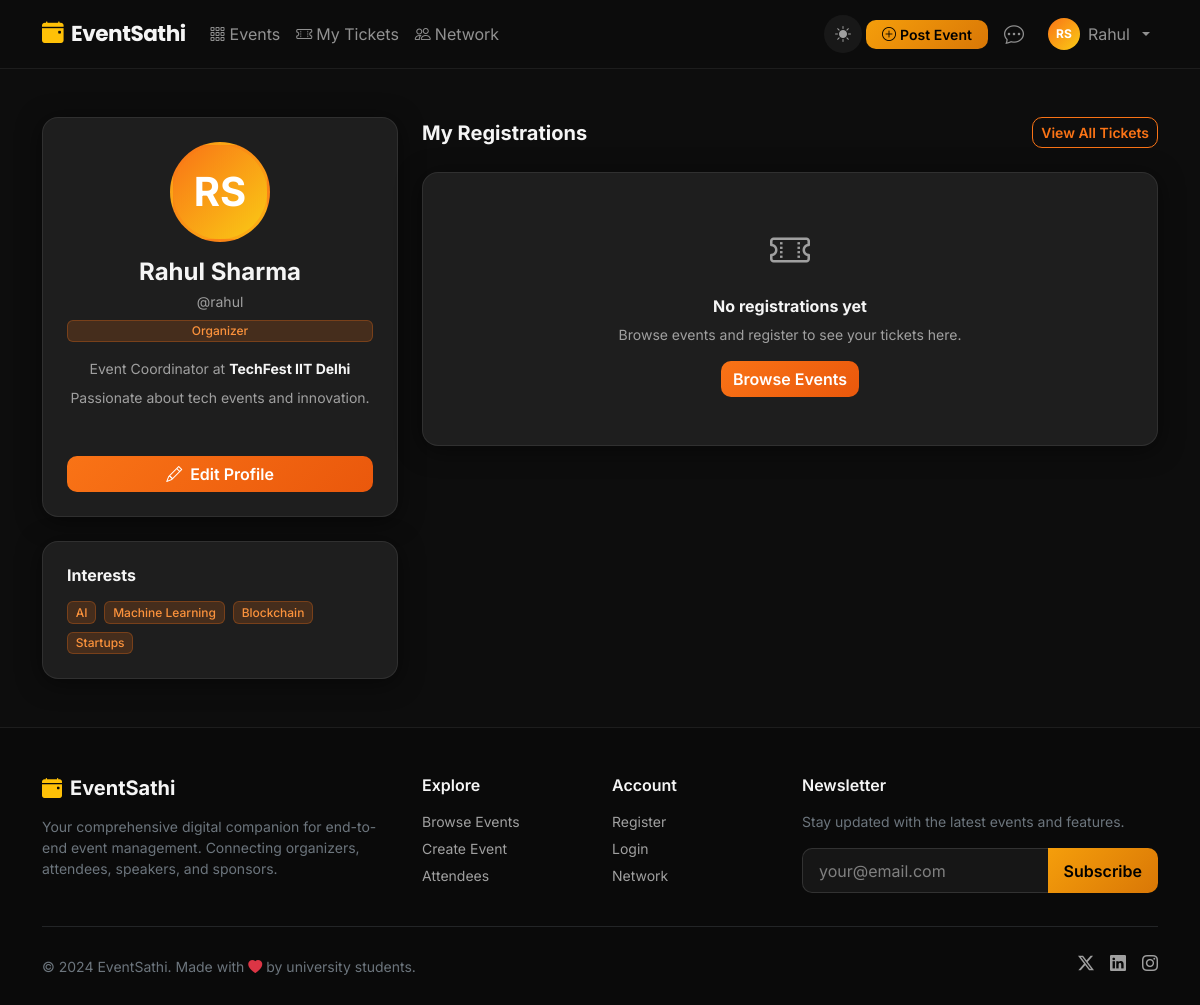
/accounts/profile/ (signed in), run on the app's committed database.
### accounts/models.py (models this page shows, shortened)
class UserProfile(models.Model):
    ROLE_CHOICES = [
        ('attendee', 'Attendee'),
        ('organizer', 'Organizer'),
        ('speaker', 'Speaker'),
    ]
    user = models.OneToOneField(User, on_delete=models.CASCADE, related_name='profile')
    role = models.CharField(max_length=20, choices=ROLE_CHOICES, default='attendee')
    bio = models.TextField(blank=True)
    phone = models.CharField(max_length=20, blank=True)
    organization = models.CharField(max_length=200, blank=True)
    designation = models.CharField(max_length=200, blank=True)
    photo = models.ImageField(upload_to='profile_photos/', blank=True, null=True)
    linkedin = models.URLField(blank=True)
    twitter = models.URLField(blank=True)
    website = models.URLField(blank=True)
    interests = models.TextField(blank=True, help_text='Comma-separated interests')
    created_at = models.DateTimeField(auto_now_add=True)
    def get_interests_list(self):
        if self.interests:
            return [i.strip() for i in self.interests.split(',') if i.strip()]
        return []

### accounts/views.py (the view)
# urls.py: path('profile/', views.profile_view, name='profile'),
@login_required
def profile_view(request):
    profile, created = UserProfile.objects.get_or_create(user=request.user)
    from events.models import Registration
    registrations = Registration.objects.filter(user=request.user).select_related('event', 'ticket_tier').order_by('-registered_at')
    return render(request, 'accounts/profile.html', {
        'profile': profile,
        'registrations': registrations,
    })

### templates/accounts/profile.html (shortened to what this page needs)
{% extends 'base.html' %}
{% block content %}
<div class="container py-5">
    <div class="row gy-4">
        <div class="col-lg-4">
            <div class="card p-4 text-center mb-4">
                <div class="speaker-avatar mx-auto mb-3" style="width:100px;height:100px;font-size:2.5rem;">
                    {% if profile.photo %}
                    <img src="{{ profile.photo.url }}" style="width:100px;height:100px;border-radius:50%;object-fit:cover;" alt="">
                    {% else %}
                    {{ user.first_name|first|upper }}{{ user.last_name|first|upper }}
                    {% endif %}
                </div>
                <h4 class="fw-bold mb-1">{{ user.get_full_name|default:user.username }}</h4>
                <p class="text-muted small mb-2">@{{ user.username }}</p>
                <span class="badge badge-category mb-3">{{ profile.get_role_display }}</span>
                {% if profile.designation or profile.organization %}
                <p class="text-muted small mb-2">
                    {% if profile.designation %}{{ profile.designation }}{% endif %}
                    {% if profile.organization %} at <strong class="text-white">{{ profile.organization }}</strong>{% endif %}
                </p>
                {% endif %}
                {% if profile.bio %}
                <p class="text-muted small">{{ profile.bio }}</p>
                {% endif %}
                <a href="{% url 'profile_edit' %}" class="btn btn-primary w-100 mt-3">
                    <i class="bi bi-pencil me-2"></i>Edit Profile
                </a>
            </div>
            {% if profile.get_interests_list %}
            <div class="card p-4">
                <h6 class="fw-bold mb-3">Interests</h6>
                <div class="d-flex flex-wrap gap-2">
                    {% for interest in profile.get_interests_list %}
                    <span class="badge badge-category">{{ interest }}</span>
                    {% endfor %}
                </div>
            </div>
            {% endif %}
        </div>
        <div class="col-lg-8">
            <div class="d-flex justify-content-between align-items-center mb-4">
                <h5 class="fw-bold mb-0">My Registrations</h5>
                <a href="{% url 'my_tickets' %}" class="btn btn-outline-primary btn-sm">View All Tickets</a>
            </div>
            {% if registrations %}
            {% for reg in registrations %}
            <div class="card mb-3 p-4">
                <div class="d-flex justify-content-between align-items-start flex-wrap gap-3">
                    <div>
                        <h6 class="fw-bold mb-1">{{ reg.event.title }}</h6>
                        <small class="text-muted"><i class="bi bi-calendar3 me-1"></i>{{ reg.event.start_date|date:"D, d M Y" }}</small>
                        <br>
                        <small class="text-muted"><i class="bi bi-ticket me-1"></i>{{ reg.ticket_tier.name }}</small>
                        <span class="ms-2 badge badge-status-{{ reg.status }}">{{ reg.get_status_display }}</span>
                    </div>
                    <div class="text-end">
                        <div class="fw-bold mb-2">{{ reg.ticket_id }}</div>
                        <a href="{% url 'view_ticket' reg.ticket_id %}" class="btn btn-sm btn-primary">
                            <i class="bi bi-qr-code me-1"></i>View Ticket
                        </a>
                    </div>
                </div>
            </div>
            {% endfor %}
            {% else %}
            <div class="card p-5 text-center">
                <i class="bi bi-ticket-perforated fs-1 text-muted mb-3"></i>
                <h6 class="fw-bold">No registrations yet</h6>
                <p class="text-muted small">Browse events and register to see your tickets here.</p>
                <a href="{% url 'event_list' %}" class="btn btn-primary mx-auto" style="width:fit-content;">Browse Events</a>
            </div>
            {% endif %}
        </div>
    </div>
</div>
{% endblock %}

### templates/base.html (shortened to what this page needs)
<!DOCTYPE html>
<html lang="en" data-theme="dark">
<head>
    <link href="https://cdn.jsdelivr.net/npm/bootstrap@5.3.2/dist/css/bootstrap.min.css" rel="stylesheet">
    <link href="https://cdn.jsdelivr.net/npm/bootstrap-icons@1.11.3/font/bootstrap-icons.css" rel="stylesheet">
    {% load static %}
    <link rel="stylesheet" href="{% static 'css/style.css' %}">
</head>
<body>
<nav class="navbar navbar-expand-lg navbar-dark sticky-top" id="mainNav">
    <div class="container">
        <a class="navbar-brand fw-bold" href="{% url 'home' %}">
            <i class="bi bi-calendar-event-fill me-2 text-warning"></i>EventSathi
        </a>
        <div class="collapse navbar-collapse" id="navbarNav">
            <ul class="navbar-nav me-auto">
                <li class="nav-item">
                    <a class="nav-link" href="{% url 'event_list' %}"><i class="bi bi-grid-3x3-gap me-1"></i>Events</a>
                </li>
                {% if user.is_authenticated %}
                <li class="nav-item">
                    <a class="nav-link" href="{% url 'my_tickets' %}"><i class="bi bi-ticket-perforated me-1"></i>My Tickets</a>
                </li>
                <li class="nav-item">
                    <a class="nav-link" href="{% url 'network_hub' %}"><i class="bi bi-people me-1"></i>Network</a>
                </li>
                {% endif %}
            </ul>
            <ul class="navbar-nav ms-auto align-items-center">
                <li class="nav-item me-1">
                    <button class="theme-toggle border-0" id="themeToggle" title="Toggle light/dark mode">
                        <i class="bi bi-moon-stars-fill" id="themeIcon"></i>
                    </button>
                </li>
                {% if user.is_authenticated %}
                {% with profile=user.profile %}
                {% if profile.role == 'organizer' or user.is_staff %}
                <li class="nav-item me-2">
                    <a class="btn btn-warning btn-sm px-3 fw-semibold" href="{% url 'event_create' %}">
                        <i class="bi bi-plus-circle me-1"></i>Post Event
                    </a>
                </li>
                {% endif %}
                {% endwith %}
                <li class="nav-item me-2">
                    <a class="nav-link position-relative" href="{% url 'messages_list' %}">
                        <i class="bi bi-chat-dots fs-5"></i>
                    </a>
                </li>
                <li class="nav-item dropdown">
                    <a class="nav-link dropdown-toggle d-flex align-items-center gap-2" href="#" data-bs-toggle="dropdown">
                        <div class="avatar-sm">{{ user.first_name|first|upper }}{{ user.last_name|first|upper }}</div>
                        <span>{{ user.first_name|default:user.username }}</span>
                    </a>
                </li>
                {% endif %}
            </ul>
        </div>
    </div>
</nav>
{% block content %}{% endblock %}
<footer class="footer mt-auto">
    <div class="container">
        <div class="row gy-4">
            <div class="col-lg-4">
                <h5 class="fw-bold text-white mb-3"><i class="bi bi-calendar-event-fill me-2 text-warning"></i>EventSathi</h5>
                <p class="text-secondary small">Your comprehensive digital companion for end-to-end event management. Connecting organizers, attendees, speakers, and sponsors.</p>
            </div>
            <div class="col-lg-2 col-6">
                <h6 class="text-white fw-semibold mb-3">Explore</h6>
                <ul class="list-unstyled small">
                    <li><a href="{% url 'event_list' %}" class="footer-link">Browse Events</a></li>
                    <li><a href="{% url 'event_create' %}" class="footer-link">Create Event</a></li>
                    <li><a href="{% url 'attendees_list' %}" class="footer-link">Attendees</a></li>
                </ul>
            </div>
            <div class="col-lg-2 col-6">
                <h6 class="text-white fw-semibold mb-3">Account</h6>
                <ul class="list-unstyled small">
                    <li><a href="{% url 'register' %}" class="footer-link">Register</a></li>
                    <li><a href="{% url 'login' %}" class="footer-link">Login</a></li>
                    <li><a href="{% url 'network_hub' %}" class="footer-link">Network</a></li>
                </ul>
            </div>
            <div class="col-lg-4">
                <h6 class="text-white fw-semibold mb-3">Newsletter</h6>
                <p class="text-secondary small">Stay updated with the latest events and features.</p>
                <div class="input-group">
                    <input type="email" class="form-control bg-dark border-secondary text-white" placeholder="your@email.com">
                    <button class="btn btn-warning px-3">Subscribe</button>
                </div>
            </div>
        </div>
        <hr class="border-secondary mt-4">
        <div class="d-flex flex-wrap justify-content-between align-items-center py-2">
            <p class="text-secondary small mb-0">&copy; 2024 EventSathi. Made with <i class="bi bi-heart-fill text-danger"></i> by university students.</p>
            <div class="d-flex gap-3">
                <a href="#" class="footer-link"><i class="bi bi-twitter-x"></i></a>
                <a href="#" class="footer-link"><i class="bi bi-linkedin"></i></a>
                <a href="#" class="footer-link"><i class="bi bi-instagram"></i></a>
            </div>
        </div>
    </div>
</footer>
</body>
</html>

### data on the page
UserProfile: role "Organizer", designation "Event Coordinator", organization "TechFest IIT Delhi", bio "Passionate about tech events and innovation."

### other printed values
{{ user.first_name|first|upper }} "R"
{{ user.last_name|first|upper }} "S"
{{ user.first_name|default:user.username }} "Rahul"
{{ user.get_full_name|default:user.username }} "Rahul Sharma"
{{ user.username }} "rahul"
{{ interest }} "AI" "Machine Learning" "Blockchain" "Startups"
